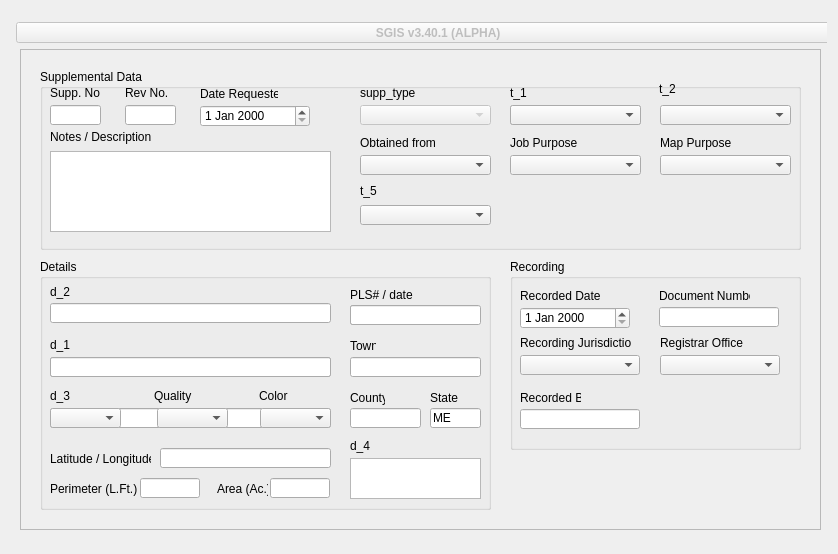
<?xml version="1.0" encoding="UTF-8"?>
<ui version="4.0">
 <class>Browser</class>
 <widget class="QWidget" name="Browser">
  <property name="geometry">
   <rect>
    <x>0</x>
    <y>0</y>
    <width>838</width>
    <height>554</height>
   </rect>
  </property>
  <property name="windowTitle">
   <string>BRS_GIS SQL Browser</string>
  </property>
  <layout class="QGridLayout" name="gridLayout">
   <item row="0" column="0">
    <widget class="brs_contacts" name="stackedWidget">
     <property name="frameShadow">
      <enum>QFrame::Sunken</enum>
     </property>
     <property name="currentIndex">
      <number>0</number>
     </property>
     <widget class="jobsdata" name="p3_jobsData">
      <widget class="QFrame" name="frame_3">
       <property name="geometry">
        <rect>
         <x>9</x>
         <y>38</y>
         <width>801</width>
         <height>481</height>
        </rect>
       </property>
       <property name="frameShape">
        <enum>QFrame::StyledPanel</enum>
       </property>
       <property name="frameShadow">
        <enum>QFrame::Sunken</enum>
       </property>
       <widget class="QGroupBox" name="groupBox_job">
        <property name="geometry">
         <rect>
          <x>20</x>
          <y>20</y>
          <width>761</width>
          <height>181</height>
         </rect>
        </property>
        <property name="font">
         <font>
          <weight>50</weight>
          <bold>false</bold>
         </font>
        </property>
        <property name="title">
         <string>Supplemental Data</string>
        </property>
        <widget class="QLabel" name="l_t1">
         <property name="geometry">
          <rect>
           <x>470</x>
           <y>16</y>
           <width>111</width>
           <height>16</height>
          </rect>
         </property>
         <property name="sizePolicy">
          <sizepolicy hsizetype="Fixed" vsizetype="Preferred">
           <horstretch>0</horstretch>
           <verstretch>0</verstretch>
          </sizepolicy>
         </property>
         <property name="text">
          <string>t_1</string>
         </property>
        </widget>
        <widget class="QLabel" name="label">
         <property name="geometry">
          <rect>
           <x>10</x>
           <y>16</y>
           <width>51</width>
           <height>16</height>
          </rect>
         </property>
         <property name="sizePolicy">
          <sizepolicy hsizetype="Fixed" vsizetype="Preferred">
           <horstretch>0</horstretch>
           <verstretch>0</verstretch>
          </sizepolicy>
         </property>
         <property name="text">
          <string>Supp. No.</string>
         </property>
         <property name="buddy">
          <cstring>job_no</cstring>
         </property>
        </widget>
        <widget class="QLineEdit" name="job_no">
         <property name="enabled">
          <bool>true</bool>
         </property>
         <property name="geometry">
          <rect>
           <x>10</x>
           <y>36</y>
           <width>51</width>
           <height>20</height>
          </rect>
         </property>
         <property name="sizePolicy">
          <sizepolicy hsizetype="Fixed" vsizetype="Fixed">
           <horstretch>0</horstretch>
           <verstretch>0</verstretch>
          </sizepolicy>
         </property>
        </widget>
        <widget class="QLabel" name="l_t3">
         <property name="geometry">
          <rect>
           <x>470</x>
           <y>66</y>
           <width>111</width>
           <height>16</height>
          </rect>
         </property>
         <property name="sizePolicy">
          <sizepolicy hsizetype="Fixed" vsizetype="Preferred">
           <horstretch>0</horstretch>
           <verstretch>0</verstretch>
          </sizepolicy>
         </property>
         <property name="text">
          <string>Job Purpose</string>
         </property>
        </widget>
        <widget class="QComboBox" name="supp_type">
         <property name="enabled">
          <bool>false</bool>
         </property>
         <property name="geometry">
          <rect>
           <x>320</x>
           <y>36</y>
           <width>131</width>
           <height>20</height>
          </rect>
         </property>
         <property name="sizePolicy">
          <sizepolicy hsizetype="Fixed" vsizetype="Fixed">
           <horstretch>0</horstretch>
           <verstretch>0</verstretch>
          </sizepolicy>
         </property>
         <item>
          <property name="text">
           <string/>
          </property>
         </item>
        </widget>
        <widget class="QLabel" name="l_sT">
         <property name="geometry">
          <rect>
           <x>320</x>
           <y>16</y>
           <width>101</width>
           <height>16</height>
          </rect>
         </property>
         <property name="sizePolicy">
          <sizepolicy hsizetype="Fixed" vsizetype="Preferred">
           <horstretch>0</horstretch>
           <verstretch>0</verstretch>
          </sizepolicy>
         </property>
         <property name="text">
          <string>supp_type</string>
         </property>
        </widget>
        <widget class="QLabel" name="label_14">
         <property name="geometry">
          <rect>
           <x>10</x>
           <y>60</y>
           <width>161</width>
           <height>16</height>
          </rect>
         </property>
         <property name="text">
          <string>Notes / Description</string>
         </property>
        </widget>
        <widget class="QTextEdit" name="job_desc">
         <property name="geometry">
          <rect>
           <x>10</x>
           <y>82</y>
           <width>281</width>
           <height>81</height>
          </rect>
         </property>
        </widget>
        <widget class="QLabel" name="l_date">
         <property name="geometry">
          <rect>
           <x>160</x>
           <y>17</y>
           <width>78</width>
           <height>16</height>
          </rect>
         </property>
         <property name="font">
          <font>
           <weight>50</weight>
           <bold>false</bold>
          </font>
         </property>
         <property name="text">
          <string>Date Requested</string>
         </property>
        </widget>
        <widget class="QComboBox" name="job_type">
         <property name="geometry">
          <rect>
           <x>470</x>
           <y>36</y>
           <width>131</width>
           <height>20</height>
          </rect>
         </property>
         <property name="sizePolicy">
          <sizepolicy hsizetype="Fixed" vsizetype="Fixed">
           <horstretch>0</horstretch>
           <verstretch>0</verstretch>
          </sizepolicy>
         </property>
         <item>
          <property name="text">
           <string/>
          </property>
         </item>
        </widget>
        <widget class="QComboBox" name="jobSubtype">
         <property name="geometry">
          <rect>
           <x>470</x>
           <y>86</y>
           <width>131</width>
           <height>20</height>
          </rect>
         </property>
         <property name="sizePolicy">
          <sizepolicy hsizetype="Fixed" vsizetype="Fixed">
           <horstretch>0</horstretch>
           <verstretch>0</verstretch>
          </sizepolicy>
         </property>
         <item>
          <property name="text">
           <string/>
          </property>
         </item>
        </widget>
        <widget class="QComboBox" name="design_type">
         <property name="geometry">
          <rect>
           <x>320</x>
           <y>136</y>
           <width>131</width>
           <height>20</height>
          </rect>
         </property>
         <property name="sizePolicy">
          <sizepolicy hsizetype="Fixed" vsizetype="Fixed">
           <horstretch>0</horstretch>
           <verstretch>0</verstretch>
          </sizepolicy>
         </property>
         <item>
          <property name="text">
           <string/>
          </property>
         </item>
        </widget>
        <widget class="QLabel" name="l_t2">
         <property name="geometry">
          <rect>
           <x>619</x>
           <y>12</y>
           <width>101</width>
           <height>16</height>
          </rect>
         </property>
         <property name="sizePolicy">
          <sizepolicy hsizetype="Fixed" vsizetype="Preferred">
           <horstretch>0</horstretch>
           <verstretch>0</verstretch>
          </sizepolicy>
         </property>
         <property name="text">
          <string>t_2</string>
         </property>
        </widget>
        <widget class="QComboBox" name="map_type">
         <property name="geometry">
          <rect>
           <x>620</x>
           <y>36</y>
           <width>131</width>
           <height>20</height>
          </rect>
         </property>
         <property name="sizePolicy">
          <sizepolicy hsizetype="Fixed" vsizetype="Fixed">
           <horstretch>0</horstretch>
           <verstretch>0</verstretch>
          </sizepolicy>
         </property>
         <item>
          <property name="text">
           <string/>
          </property>
         </item>
        </widget>
        <widget class="QComboBox" name="map_subtype">
         <property name="geometry">
          <rect>
           <x>620</x>
           <y>86</y>
           <width>131</width>
           <height>20</height>
          </rect>
         </property>
         <property name="sizePolicy">
          <sizepolicy hsizetype="Fixed" vsizetype="Fixed">
           <horstretch>0</horstretch>
           <verstretch>0</verstretch>
          </sizepolicy>
         </property>
         <item>
          <property name="text">
           <string/>
          </property>
         </item>
        </widget>
        <widget class="QLabel" name="l_t4">
         <property name="geometry">
          <rect>
           <x>620</x>
           <y>66</y>
           <width>101</width>
           <height>16</height>
          </rect>
         </property>
         <property name="sizePolicy">
          <sizepolicy hsizetype="Fixed" vsizetype="Preferred">
           <horstretch>0</horstretch>
           <verstretch>0</verstretch>
          </sizepolicy>
         </property>
         <property name="text">
          <string>Map Purpose</string>
         </property>
        </widget>
        <widget class="QComboBox" name="document_subtype">
         <property name="geometry">
          <rect>
           <x>470</x>
           <y>36</y>
           <width>131</width>
           <height>20</height>
          </rect>
         </property>
         <property name="sizePolicy">
          <sizepolicy hsizetype="Fixed" vsizetype="Fixed">
           <horstretch>0</horstretch>
           <verstretch>0</verstretch>
          </sizepolicy>
         </property>
         <item>
          <property name="text">
           <string/>
          </property>
         </item>
        </widget>
        <widget class="QLabel" name="l_rev">
         <property name="geometry">
          <rect>
           <x>85</x>
           <y>16</y>
           <width>51</width>
           <height>16</height>
          </rect>
         </property>
         <property name="sizePolicy">
          <sizepolicy hsizetype="Fixed" vsizetype="Preferred">
           <horstretch>0</horstretch>
           <verstretch>0</verstretch>
          </sizepolicy>
         </property>
         <property name="text">
          <string>Rev No.</string>
         </property>
         <property name="buddy">
          <cstring>job_no</cstring>
         </property>
        </widget>
        <widget class="QLineEdit" name="rev_no">
         <property name="enabled">
          <bool>true</bool>
         </property>
         <property name="geometry">
          <rect>
           <x>85</x>
           <y>36</y>
           <width>51</width>
           <height>20</height>
          </rect>
         </property>
         <property name="sizePolicy">
          <sizepolicy hsizetype="Fixed" vsizetype="Fixed">
           <horstretch>0</horstretch>
           <verstretch>0</verstretch>
          </sizepolicy>
         </property>
        </widget>
        <widget class="QLabel" name="l_oF">
         <property name="geometry">
          <rect>
           <x>320</x>
           <y>66</y>
           <width>111</width>
           <height>16</height>
          </rect>
         </property>
         <property name="sizePolicy">
          <sizepolicy hsizetype="Fixed" vsizetype="Preferred">
           <horstretch>0</horstretch>
           <verstretch>0</verstretch>
          </sizepolicy>
         </property>
         <property name="text">
          <string>Obtained from</string>
         </property>
        </widget>
        <widget class="QComboBox" name="obtained_from">
         <property name="geometry">
          <rect>
           <x>320</x>
           <y>86</y>
           <width>131</width>
           <height>20</height>
          </rect>
         </property>
         <property name="sizePolicy">
          <sizepolicy hsizetype="Fixed" vsizetype="Fixed">
           <horstretch>0</horstretch>
           <verstretch>0</verstretch>
          </sizepolicy>
         </property>
         <item>
          <property name="text">
           <string/>
          </property>
         </item>
        </widget>
        <widget class="QLabel" name="l_t5">
         <property name="geometry">
          <rect>
           <x>320</x>
           <y>114</y>
           <width>101</width>
           <height>16</height>
          </rect>
         </property>
         <property name="sizePolicy">
          <sizepolicy hsizetype="Fixed" vsizetype="Preferred">
           <horstretch>0</horstretch>
           <verstretch>0</verstretch>
          </sizepolicy>
         </property>
         <property name="text">
          <string>t_5</string>
         </property>
        </widget>
        <widget class="QDateEdit" name="date_requested">
         <property name="geometry">
          <rect>
           <x>160</x>
           <y>36</y>
           <width>110</width>
           <height>22</height>
          </rect>
         </property>
        </widget>
       </widget>
       <widget class="QGroupBox" name="groupBox_client">
        <property name="geometry">
         <rect>
          <x>20</x>
          <y>210</y>
          <width>451</width>
          <height>251</height>
         </rect>
        </property>
        <property name="title">
         <string>Details</string>
        </property>
        <widget class="QLabel" name="l_1">
         <property name="geometry">
          <rect>
           <x>10</x>
           <y>78</y>
           <width>281</width>
           <height>16</height>
          </rect>
         </property>
         <property name="sizePolicy">
          <sizepolicy hsizetype="Fixed" vsizetype="Preferred">
           <horstretch>0</horstretch>
           <verstretch>0</verstretch>
          </sizepolicy>
         </property>
         <property name="text">
          <string>d_1</string>
         </property>
         <property name="buddy">
          <cstring>client_name</cstring>
         </property>
        </widget>
        <widget class="QLineEdit" name="client_name">
         <property name="enabled">
          <bool>true</bool>
         </property>
         <property name="geometry">
          <rect>
           <x>10</x>
           <y>98</y>
           <width>281</width>
           <height>20</height>
          </rect>
         </property>
         <property name="sizePolicy">
          <sizepolicy hsizetype="Fixed" vsizetype="Fixed">
           <horstretch>0</horstretch>
           <verstretch>0</verstretch>
          </sizepolicy>
         </property>
        </widget>
        <widget class="QLabel" name="label_mbl">
         <property name="geometry">
          <rect>
           <x>310</x>
           <y>179</y>
           <width>131</width>
           <height>16</height>
          </rect>
         </property>
         <property name="text">
          <string>d_4</string>
         </property>
        </widget>
        <widget class="QLineEdit" name="town">
         <property name="geometry">
          <rect>
           <x>310</x>
           <y>98</y>
           <width>131</width>
           <height>20</height>
          </rect>
         </property>
         <property name="sizePolicy">
          <sizepolicy hsizetype="Fixed" vsizetype="Fixed">
           <horstretch>0</horstretch>
           <verstretch>0</verstretch>
          </sizepolicy>
         </property>
        </widget>
        <widget class="QLabel" name="label_5">
         <property name="geometry">
          <rect>
           <x>310</x>
           <y>79</y>
           <width>26</width>
           <height>16</height>
          </rect>
         </property>
         <property name="sizePolicy">
          <sizepolicy hsizetype="Fixed" vsizetype="Fixed">
           <horstretch>0</horstretch>
           <verstretch>0</verstretch>
          </sizepolicy>
         </property>
         <property name="text">
          <string>Town</string>
         </property>
         <property name="buddy">
          <cstring>town</cstring>
         </property>
        </widget>
        <widget class="QLabel" name="label_pMap_bk_lot_3">
         <property name="geometry">
          <rect>
           <x>390</x>
           <y>131</y>
           <width>35</width>
           <height>16</height>
          </rect>
         </property>
         <property name="text">
          <string>State</string>
         </property>
        </widget>
        <widget class="QLineEdit" name="state">
         <property name="geometry">
          <rect>
           <x>390</x>
           <y>149</y>
           <width>51</width>
           <height>20</height>
          </rect>
         </property>
         <property name="sizePolicy">
          <sizepolicy hsizetype="Fixed" vsizetype="Fixed">
           <horstretch>0</horstretch>
           <verstretch>0</verstretch>
          </sizepolicy>
         </property>
         <property name="text">
          <string>ME</string>
         </property>
         <property name="maxLength">
          <number>2</number>
         </property>
         <property name="echoMode">
          <enum>QLineEdit::Normal</enum>
         </property>
        </widget>
        <widget class="QPlainTextEdit" name="map_bk_lot">
         <property name="enabled">
          <bool>true</bool>
         </property>
         <property name="geometry">
          <rect>
           <x>310</x>
           <y>199</y>
           <width>131</width>
           <height>41</height>
          </rect>
         </property>
        </widget>
        <widget class="QLabel" name="label_pMap_bk_lot_5">
         <property name="geometry">
          <rect>
           <x>177</x>
           <y>220</y>
           <width>51</width>
           <height>20</height>
          </rect>
         </property>
         <property name="text">
          <string>Area (Ac.)</string>
         </property>
        </widget>
        <widget class="QLineEdit" name="sPerimeter">
         <property name="enabled">
          <bool>true</bool>
         </property>
         <property name="geometry">
          <rect>
           <x>100</x>
           <y>219</y>
           <width>60</width>
           <height>20</height>
          </rect>
         </property>
         <property name="sizePolicy">
          <sizepolicy hsizetype="Fixed" vsizetype="Fixed">
           <horstretch>0</horstretch>
           <verstretch>0</verstretch>
          </sizepolicy>
         </property>
         <property name="text">
          <string/>
         </property>
        </widget>
        <widget class="QLabel" name="label_pMap_bk_lot_6">
         <property name="geometry">
          <rect>
           <x>10</x>
           <y>220</y>
           <width>101</width>
           <height>20</height>
          </rect>
         </property>
         <property name="text">
          <string>Perimeter (L.Ft.)</string>
         </property>
        </widget>
        <widget class="QLineEdit" name="area">
         <property name="enabled">
          <bool>true</bool>
         </property>
         <property name="geometry">
          <rect>
           <x>230</x>
           <y>219</y>
           <width>60</width>
           <height>20</height>
          </rect>
         </property>
         <property name="sizePolicy">
          <sizepolicy hsizetype="Fixed" vsizetype="Fixed">
           <horstretch>0</horstretch>
           <verstretch>0</verstretch>
          </sizepolicy>
         </property>
         <property name="text">
          <string/>
         </property>
        </widget>
        <widget class="QLabel" name="label_pMap_bk_lot_7">
         <property name="geometry">
          <rect>
           <x>310</x>
           <y>131</y>
           <width>35</width>
           <height>16</height>
          </rect>
         </property>
         <property name="text">
          <string>County</string>
         </property>
        </widget>
        <widget class="QLineEdit" name="county">
         <property name="geometry">
          <rect>
           <x>310</x>
           <y>149</y>
           <width>71</width>
           <height>20</height>
          </rect>
         </property>
         <property name="sizePolicy">
          <sizepolicy hsizetype="Fixed" vsizetype="Fixed">
           <horstretch>0</horstretch>
           <verstretch>0</verstretch>
          </sizepolicy>
         </property>
         <property name="text">
          <string/>
         </property>
         <property name="maxLength">
          <number>20</number>
         </property>
         <property name="echoMode">
          <enum>QLineEdit::Normal</enum>
         </property>
        </widget>
        <widget class="QLabel" name="label_11">
         <property name="geometry">
          <rect>
           <x>10</x>
           <y>190</y>
           <width>101</width>
           <height>20</height>
          </rect>
         </property>
         <property name="sizePolicy">
          <sizepolicy hsizetype="Fixed" vsizetype="Preferred">
           <horstretch>0</horstretch>
           <verstretch>0</verstretch>
          </sizepolicy>
         </property>
         <property name="text">
          <string>Latitude / Longitude</string>
         </property>
        </widget>
        <widget class="QLineEdit" name="lat_lon">
         <property name="enabled">
          <bool>true</bool>
         </property>
         <property name="geometry">
          <rect>
           <x>120</x>
           <y>189</y>
           <width>171</width>
           <height>20</height>
          </rect>
         </property>
         <property name="sizePolicy">
          <sizepolicy hsizetype="Fixed" vsizetype="Fixed">
           <horstretch>0</horstretch>
           <verstretch>0</verstretch>
          </sizepolicy>
         </property>
         <property name="alignment">
          <set>Qt::AlignCenter</set>
         </property>
        </widget>
        <widget class="QLineEdit" name="scale">
         <property name="enabled">
          <bool>true</bool>
         </property>
         <property name="geometry">
          <rect>
           <x>10</x>
           <y>98</y>
           <width>281</width>
           <height>20</height>
          </rect>
         </property>
         <property name="sizePolicy">
          <sizepolicy hsizetype="Fixed" vsizetype="Fixed">
           <horstretch>0</horstretch>
           <verstretch>0</verstretch>
          </sizepolicy>
         </property>
        </widget>
        <widget class="QLabel" name="l_3">
         <property name="geometry">
          <rect>
           <x>10</x>
           <y>129</y>
           <width>131</width>
           <height>16</height>
          </rect>
         </property>
         <property name="sizePolicy">
          <sizepolicy hsizetype="Fixed" vsizetype="Preferred">
           <horstretch>0</horstretch>
           <verstretch>0</verstretch>
          </sizepolicy>
         </property>
         <property name="text">
          <string>d_3</string>
         </property>
         <property name="buddy">
          <cstring>client_name</cstring>
         </property>
        </widget>
        <widget class="QLineEdit" name="folder_type">
         <property name="enabled">
          <bool>true</bool>
         </property>
         <property name="geometry">
          <rect>
           <x>10</x>
           <y>44</y>
           <width>281</width>
           <height>20</height>
          </rect>
         </property>
         <property name="sizePolicy">
          <sizepolicy hsizetype="Fixed" vsizetype="Fixed">
           <horstretch>0</horstretch>
           <verstretch>0</verstretch>
          </sizepolicy>
         </property>
        </widget>
        <widget class="QLabel" name="l_2">
         <property name="geometry">
          <rect>
           <x>10</x>
           <y>25</y>
           <width>281</width>
           <height>16</height>
          </rect>
         </property>
         <property name="sizePolicy">
          <sizepolicy hsizetype="Fixed" vsizetype="Preferred">
           <horstretch>0</horstretch>
           <verstretch>0</verstretch>
          </sizepolicy>
         </property>
         <property name="text">
          <string>d_2</string>
         </property>
         <property name="buddy">
          <cstring>client_name</cstring>
         </property>
        </widget>
        <widget class="QPlainTextEdit" name="objectType">
         <property name="enabled">
          <bool>true</bool>
         </property>
         <property name="geometry">
          <rect>
           <x>310</x>
           <y>199</y>
           <width>131</width>
           <height>41</height>
          </rect>
         </property>
        </widget>
        <widget class="QLineEdit" name="pls_no">
         <property name="geometry">
          <rect>
           <x>310</x>
           <y>46</y>
           <width>71</width>
           <height>20</height>
          </rect>
         </property>
         <property name="sizePolicy">
          <sizepolicy hsizetype="Fixed" vsizetype="Fixed">
           <horstretch>0</horstretch>
           <verstretch>0</verstretch>
          </sizepolicy>
         </property>
         <property name="text">
          <string/>
         </property>
         <property name="maxLength">
          <number>20</number>
         </property>
         <property name="echoMode">
          <enum>QLineEdit::Normal</enum>
         </property>
        </widget>
        <widget class="QLabel" name="l_pls">
         <property name="geometry">
          <rect>
           <x>310</x>
           <y>28</y>
           <width>71</width>
           <height>16</height>
          </rect>
         </property>
         <property name="text">
          <string>PLS# / date</string>
         </property>
        </widget>
        <widget class="QLineEdit" name="locus_addr">
         <property name="enabled">
          <bool>true</bool>
         </property>
         <property name="geometry">
          <rect>
           <x>10</x>
           <y>149</y>
           <width>281</width>
           <height>20</height>
          </rect>
         </property>
         <property name="sizePolicy">
          <sizepolicy hsizetype="Fixed" vsizetype="Fixed">
           <horstretch>0</horstretch>
           <verstretch>0</verstretch>
          </sizepolicy>
         </property>
        </widget>
        <widget class="QLabel" name="l_quality">
         <property name="geometry">
          <rect>
           <x>114</x>
           <y>129</y>
           <width>41</width>
           <height>16</height>
          </rect>
         </property>
         <property name="sizePolicy">
          <sizepolicy hsizetype="Fixed" vsizetype="Fixed">
           <horstretch>0</horstretch>
           <verstretch>0</verstretch>
          </sizepolicy>
         </property>
         <property name="text">
          <string>Quality</string>
         </property>
         <property name="buddy">
          <cstring>town</cstring>
         </property>
        </widget>
        <widget class="QLabel" name="l_color">
         <property name="geometry">
          <rect>
           <x>219</x>
           <y>129</y>
           <width>41</width>
           <height>16</height>
          </rect>
         </property>
         <property name="sizePolicy">
          <sizepolicy hsizetype="Fixed" vsizetype="Fixed">
           <horstretch>0</horstretch>
           <verstretch>0</verstretch>
          </sizepolicy>
         </property>
         <property name="text">
          <string>Color</string>
         </property>
         <property name="buddy">
          <cstring>town</cstring>
         </property>
        </widget>
        <widget class="QComboBox" name="media">
         <property name="geometry">
          <rect>
           <x>10</x>
           <y>149</y>
           <width>71</width>
           <height>20</height>
          </rect>
         </property>
         <property name="sizePolicy">
          <sizepolicy hsizetype="Fixed" vsizetype="Fixed">
           <horstretch>0</horstretch>
           <verstretch>0</verstretch>
          </sizepolicy>
         </property>
         <item>
          <property name="text">
           <string/>
          </property>
         </item>
        </widget>
        <widget class="QComboBox" name="quality">
         <property name="geometry">
          <rect>
           <x>117</x>
           <y>149</y>
           <width>71</width>
           <height>20</height>
          </rect>
         </property>
         <property name="sizePolicy">
          <sizepolicy hsizetype="Fixed" vsizetype="Fixed">
           <horstretch>0</horstretch>
           <verstretch>0</verstretch>
          </sizepolicy>
         </property>
         <item>
          <property name="text">
           <string/>
          </property>
         </item>
        </widget>
        <widget class="QComboBox" name="color">
         <property name="geometry">
          <rect>
           <x>220</x>
           <y>149</y>
           <width>71</width>
           <height>20</height>
          </rect>
         </property>
         <property name="sizePolicy">
          <sizepolicy hsizetype="Fixed" vsizetype="Fixed">
           <horstretch>0</horstretch>
           <verstretch>0</verstretch>
          </sizepolicy>
         </property>
         <item>
          <property name="text">
           <string/>
          </property>
         </item>
        </widget>
        <widget class="QLineEdit" name="author">
         <property name="geometry">
          <rect>
           <x>310</x>
           <y>46</y>
           <width>131</width>
           <height>20</height>
          </rect>
         </property>
         <property name="sizePolicy">
          <sizepolicy hsizetype="Fixed" vsizetype="Fixed">
           <horstretch>0</horstretch>
           <verstretch>0</verstretch>
          </sizepolicy>
         </property>
        </widget>
       </widget>
       <widget class="QGroupBox" name="groupBox_recording">
        <property name="geometry">
         <rect>
          <x>490</x>
          <y>210</y>
          <width>291</width>
          <height>191</height>
         </rect>
        </property>
        <property name="title">
         <string>Recording</string>
        </property>
        <widget class="QLabel" name="ldR">
         <property name="geometry">
          <rect>
           <x>10</x>
           <y>29</y>
           <width>91</width>
           <height>16</height>
          </rect>
         </property>
         <property name="font">
          <font>
           <weight>50</weight>
           <bold>false</bold>
          </font>
         </property>
         <property name="text">
          <string>Recorded Date</string>
         </property>
        </widget>
        <widget class="QLineEdit" name="planbook_page">
         <property name="geometry">
          <rect>
           <x>149</x>
           <y>48</y>
           <width>120</width>
           <height>20</height>
          </rect>
         </property>
         <property name="sizePolicy">
          <sizepolicy hsizetype="Fixed" vsizetype="Fixed">
           <horstretch>0</horstretch>
           <verstretch>0</verstretch>
          </sizepolicy>
         </property>
        </widget>
        <widget class="QLabel" name="l_dN">
         <property name="geometry">
          <rect>
           <x>149</x>
           <y>29</y>
           <width>91</width>
           <height>16</height>
          </rect>
         </property>
         <property name="text">
          <string>Document Number</string>
         </property>
        </widget>
        <widget class="QLabel" name="lrB">
         <property name="geometry">
          <rect>
           <x>10</x>
           <y>131</y>
           <width>61</width>
           <height>16</height>
          </rect>
         </property>
         <property name="text">
          <string>Recorded By</string>
         </property>
        </widget>
        <widget class="QLineEdit" name="recorded_by">
         <property name="geometry">
          <rect>
           <x>10</x>
           <y>150</y>
           <width>120</width>
           <height>20</height>
          </rect>
         </property>
         <property name="sizePolicy">
          <sizepolicy hsizetype="Fixed" vsizetype="Fixed">
           <horstretch>0</horstretch>
           <verstretch>0</verstretch>
          </sizepolicy>
         </property>
        </widget>
        <widget class="QLabel" name="l_rO">
         <property name="geometry">
          <rect>
           <x>150</x>
           <y>76</y>
           <width>101</width>
           <height>16</height>
          </rect>
         </property>
         <property name="sizePolicy">
          <sizepolicy hsizetype="Fixed" vsizetype="Preferred">
           <horstretch>0</horstretch>
           <verstretch>0</verstretch>
          </sizepolicy>
         </property>
         <property name="text">
          <string>Registrar Office</string>
         </property>
        </widget>
        <widget class="QComboBox" name="record_jurisdiction">
         <property name="geometry">
          <rect>
           <x>10</x>
           <y>96</y>
           <width>120</width>
           <height>20</height>
          </rect>
         </property>
         <property name="sizePolicy">
          <sizepolicy hsizetype="Fixed" vsizetype="Fixed">
           <horstretch>0</horstretch>
           <verstretch>0</verstretch>
          </sizepolicy>
         </property>
         <property name="editable">
          <bool>false</bool>
         </property>
         <item>
          <property name="text">
           <string/>
          </property>
         </item>
        </widget>
        <widget class="QComboBox" name="record_office">
         <property name="geometry">
          <rect>
           <x>150</x>
           <y>96</y>
           <width>120</width>
           <height>20</height>
          </rect>
         </property>
         <property name="sizePolicy">
          <sizepolicy hsizetype="Fixed" vsizetype="Fixed">
           <horstretch>0</horstretch>
           <verstretch>0</verstretch>
          </sizepolicy>
         </property>
         <property name="frame">
          <bool>true</bool>
         </property>
         <item>
          <property name="text">
           <string/>
          </property>
         </item>
        </widget>
        <widget class="QLabel" name="l_rJ">
         <property name="geometry">
          <rect>
           <x>10</x>
           <y>76</y>
           <width>111</width>
           <height>16</height>
          </rect>
         </property>
         <property name="sizePolicy">
          <sizepolicy hsizetype="Fixed" vsizetype="Preferred">
           <horstretch>0</horstretch>
           <verstretch>0</verstretch>
          </sizepolicy>
         </property>
         <property name="text">
          <string>Recording Jurisdiction</string>
         </property>
        </widget>
        <widget class="QDateEdit" name="date_recorded">
         <property name="geometry">
          <rect>
           <x>10</x>
           <y>48</y>
           <width>110</width>
           <height>22</height>
          </rect>
         </property>
        </widget>
        <zorder>lrB</zorder>
        <zorder>planbook_page</zorder>
        <zorder>recorded_by</zorder>
        <zorder>l_dN</zorder>
        <zorder>ldR</zorder>
        <zorder>l_rO</zorder>
        <zorder>record_jurisdiction</zorder>
        <zorder>record_office</zorder>
        <zorder>l_rJ</zorder>
        <zorder>date_recorded</zorder>
       </widget>
      </widget>
      <widget class="QPushButton" name="fake">
       <property name="enabled">
        <bool>false</bool>
       </property>
       <property name="geometry">
        <rect>
         <x>5</x>
         <y>11</y>
         <width>841</width>
         <height>21</height>
        </rect>
       </property>
       <property name="font">
        <font>
         <weight>75</weight>
         <italic>false</italic>
         <bold>true</bold>
        </font>
       </property>
       <property name="text">
        <string> SGIS v3.40.1 (ALPHA)</string>
       </property>
       <property name="autoDefault">
        <bool>true</bool>
       </property>
       <property name="default">
        <bool>true</bool>
       </property>
      </widget>
     </widget>
     <widget class="jobsdata2" name="page">
      <layout class="QGridLayout" name="gridLayout_2"/>
     </widget>
    </widget>
   </item>
  </layout>
  <action name="insertRowAction">
   <property name="enabled">
    <bool>false</bool>
   </property>
   <property name="text">
    <string>&amp;Insert Row</string>
   </property>
   <property name="statusTip">
    <string>Inserts a new Row</string>
   </property>
  </action>
  <action name="deleteRowAction">
   <property name="enabled">
    <bool>false</bool>
   </property>
   <property name="text">
    <string>&amp;Delete Row</string>
   </property>
   <property name="statusTip">
    <string>Deletes the current Row</string>
   </property>
  </action>
  <action name="fieldStrategyAction">
   <property name="checkable">
    <bool>true</bool>
   </property>
   <property name="text">
    <string>Submit on &amp;Field Change</string>
   </property>
   <property name="toolTip">
    <string>Commit on Field Change</string>
   </property>
  </action>
  <action name="rowStrategyAction">
   <property name="checkable">
    <bool>true</bool>
   </property>
   <property name="text">
    <string>Submit on &amp;Row Change</string>
   </property>
   <property name="toolTip">
    <string>Commit on Row Change</string>
   </property>
  </action>
  <action name="manualStrategyAction">
   <property name="checkable">
    <bool>true</bool>
   </property>
   <property name="text">
    <string>Submit &amp;Manually</string>
   </property>
   <property name="toolTip">
    <string>Commit Manually</string>
   </property>
  </action>
  <action name="submitAction">
   <property name="text">
    <string>&amp;Submit All</string>
   </property>
   <property name="toolTip">
    <string>Submit Changes</string>
   </property>
  </action>
  <action name="revertAction">
   <property name="text">
    <string>&amp;Revert All</string>
   </property>
   <property name="toolTip">
    <string>Revert</string>
   </property>
  </action>
  <action name="selectAction">
   <property name="text">
    <string>S&amp;elect</string>
   </property>
   <property name="toolTip">
    <string>Refresh Data from Database</string>
   </property>
  </action>
 </widget>
 <customwidgets>
  <customwidget>
   <class>jobsdata</class>
   <extends>QWidget</extends>
   <header>jobsdata.h</header>
   <container>1</container>
  </customwidget>
  <customwidget>
   <class>brs_contacts</class>
   <extends>QStackedWidget</extends>
   <header>brs_contacts.h</header>
   <container>1</container>
   <slots>
    <signal>setCurrentIndex(2)</signal>
   </slots>
  </customwidget>
  <customwidget>
   <class>jobsdata2</class>
   <extends>QWidget</extends>
   <header>jobsdata2.h</header>
   <container>1</container>
  </customwidget>
 </customwidgets>
 <tabstops>
  <tabstop>fake</tabstop>
  <tabstop>job_desc</tabstop>
  <tabstop>town</tabstop>
  <tabstop>county</tabstop>
  <tabstop>state</tabstop>
  <tabstop>lat_lon</tabstop>
  <tabstop>client_name</tabstop>
  <tabstop>sPerimeter</tabstop>
  <tabstop>area</tabstop>
  <tabstop>map_bk_lot</tabstop>
  <tabstop>job_no</tabstop>
 </tabstops>
 <resources/>
 <connections/>
</ui>
